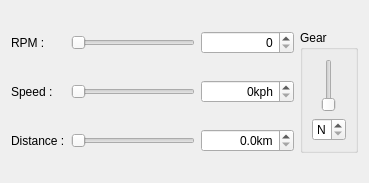
<?xml version="1.0" encoding="UTF-8"?>
<ui version="4.0">
 <class>Form</class>
 <widget class="QWidget" name="Form">
  <property name="geometry">
   <rect>
    <x>0</x>
    <y>0</y>
    <width>369</width>
    <height>183</height>
   </rect>
  </property>
  <property name="windowTitle">
   <string>Form</string>
  </property>
  <layout class="QGridLayout" name="gridLayout">
   <item row="0" column="0">
    <widget class="QLabel" name="label">
     <property name="text">
      <string>RPM : </string>
     </property>
    </widget>
   </item>
   <item row="0" column="1">
    <widget class="QSlider" name="rpmSlider">
     <property name="maximum">
      <number>7000</number>
     </property>
     <property name="orientation">
      <enum>Qt::Horizontal</enum>
     </property>
    </widget>
   </item>
   <item row="0" column="2">
    <widget class="QSpinBox" name="rpmBox">
     <property name="alignment">
      <set>Qt::AlignRight|Qt::AlignTrailing|Qt::AlignVCenter</set>
     </property>
     <property name="maximum">
      <number>7000</number>
     </property>
    </widget>
   </item>
   <item row="1" column="0">
    <widget class="QLabel" name="label_2">
     <property name="text">
      <string>Speed : </string>
     </property>
    </widget>
   </item>
   <item row="1" column="1">
    <widget class="QSlider" name="speedSlider">
     <property name="maximum">
      <number>230</number>
     </property>
     <property name="orientation">
      <enum>Qt::Horizontal</enum>
     </property>
    </widget>
   </item>
   <item row="1" column="2">
    <widget class="QSpinBox" name="speedBox">
     <property name="alignment">
      <set>Qt::AlignRight|Qt::AlignTrailing|Qt::AlignVCenter</set>
     </property>
     <property name="suffix">
      <string>kph</string>
     </property>
     <property name="maximum">
      <number>230</number>
     </property>
    </widget>
   </item>
   <item row="2" column="0">
    <widget class="QLabel" name="label_3">
     <property name="text">
      <string>Distance :</string>
     </property>
    </widget>
   </item>
   <item row="2" column="1">
    <widget class="QSlider" name="distanceSlider">
     <property name="maximum">
      <number>999999</number>
     </property>
     <property name="sliderPosition">
      <number>0</number>
     </property>
     <property name="orientation">
      <enum>Qt::Horizontal</enum>
     </property>
    </widget>
   </item>
   <item row="2" column="2">
    <widget class="QDoubleSpinBox" name="distanceBox">
     <property name="alignment">
      <set>Qt::AlignRight|Qt::AlignTrailing|Qt::AlignVCenter</set>
     </property>
     <property name="prefix">
      <string/>
     </property>
     <property name="suffix">
      <string>km</string>
     </property>
     <property name="decimals">
      <number>1</number>
     </property>
     <property name="maximum">
      <double>999999.900000000023283</double>
     </property>
    </widget>
   </item>
   <item row="0" column="3" rowspan="3">
    <widget class="QGroupBox" name="groupBox">
     <property name="title">
      <string>Gear</string>
     </property>
     <layout class="QVBoxLayout" name="verticalLayout">
      <item>
       <widget class="QSlider" name="gearSlider">
        <property name="sizePolicy">
         <sizepolicy hsizetype="Minimum" vsizetype="Expanding">
          <horstretch>0</horstretch>
          <verstretch>0</verstretch>
         </sizepolicy>
        </property>
        <property name="maximum">
         <number>5</number>
        </property>
        <property name="orientation">
         <enum>Qt::Vertical</enum>
        </property>
       </widget>
      </item>
      <item>
       <widget class="QSpinBox" name="gearBox">
        <property name="specialValueText">
         <string>N</string>
        </property>
        <property name="maximum">
         <number>5</number>
        </property>
       </widget>
      </item>
     </layout>
    </widget>
   </item>
  </layout>
 </widget>
 <resources/>
 <connections>
  <connection>
   <sender>speedSlider</sender>
   <signal>valueChanged(int)</signal>
   <receiver>speedBox</receiver>
   <slot>setValue(int)</slot>
   <hints>
    <hint type="sourcelabel">
     <x>143</x>
     <y>89</y>
    </hint>
    <hint type="destinationlabel">
     <x>263</x>
     <y>89</y>
    </hint>
   </hints>
  </connection>
  <connection>
   <sender>speedBox</sender>
   <signal>valueChanged(int)</signal>
   <receiver>speedSlider</receiver>
   <slot>setValue(int)</slot>
   <hints>
    <hint type="sourcelabel">
     <x>263</x>
     <y>89</y>
    </hint>
    <hint type="destinationlabel">
     <x>143</x>
     <y>89</y>
    </hint>
   </hints>
  </connection>
  <connection>
   <sender>rpmSlider</sender>
   <signal>valueChanged(int)</signal>
   <receiver>rpmBox</receiver>
   <slot>setValue(int)</slot>
   <hints>
    <hint type="sourcelabel">
     <x>143</x>
     <y>40</y>
    </hint>
    <hint type="destinationlabel">
     <x>263</x>
     <y>40</y>
    </hint>
   </hints>
  </connection>
  <connection>
   <sender>rpmBox</sender>
   <signal>valueChanged(int)</signal>
   <receiver>rpmSlider</receiver>
   <slot>setValue(int)</slot>
   <hints>
    <hint type="sourcelabel">
     <x>263</x>
     <y>40</y>
    </hint>
    <hint type="destinationlabel">
     <x>143</x>
     <y>40</y>
    </hint>
   </hints>
  </connection>
  <connection>
   <sender>gearSlider</sender>
   <signal>valueChanged(int)</signal>
   <receiver>gearBox</receiver>
   <slot>setValue(int)</slot>
   <hints>
    <hint type="sourcelabel">
     <x>335</x>
     <y>82</y>
    </hint>
    <hint type="destinationlabel">
     <x>335</x>
     <y>129</y>
    </hint>
   </hints>
  </connection>
  <connection>
   <sender>gearBox</sender>
   <signal>valueChanged(int)</signal>
   <receiver>gearSlider</receiver>
   <slot>setValue(int)</slot>
   <hints>
    <hint type="sourcelabel">
     <x>335</x>
     <y>129</y>
    </hint>
    <hint type="destinationlabel">
     <x>335</x>
     <y>82</y>
    </hint>
   </hints>
  </connection>
 </connections>
</ui>
